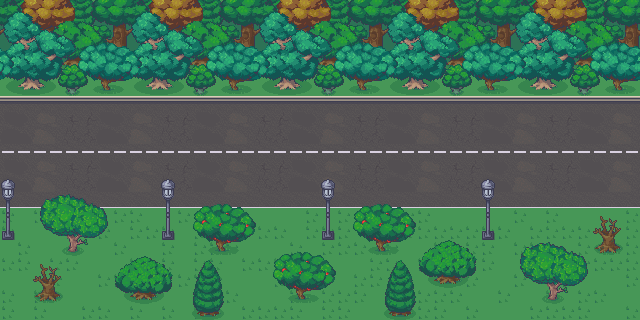

A level layout from a 2D game, rendered from its tile map. Below: a short description, then the map file with its tile-grid data intact:
An orthogonal 40x20 tile map with 16x16 px tiles, 2 tile layers (Ground, Trees), 5 tilesets.

<map version="1.10" tiledversion="1.10.1" orientation="orthogonal" renderorder="right-down" width="40" height="20" tilewidth="16" tileheight="16" infinite="0" nextlayerid="3" nextobjectid="1">
 <tileset firstgid="1" source="../Tileset/City Terrains.tsx" />
 <tileset firstgid="2145" source="../Tileset/Terrains and Fences.tsx" />
 <tileset firstgid="3361" source="../Tileset/Villas.tsx" />
 <tileset firstgid="5185" source="../Tileset/Camping.tsx" />
 <tileset firstgid="10593" source="../Tileset/City Props.tsx" />
 <layer id="1" name="Ground" width="40" height="20">
  <data encoding="csv">
2378,2386,2378,2378,2378,2378,2378,2386,2378,2386,2386,2386,2378,2378,2378,2386,2386,2378,2378,2378,2378,2378,2378,2386,2378,2386,2378,2386,2378,2378,2378,2378,2386,2378,2386,2386,2386,2386,2386,2386,
2378,2378,2378,2378,2378,2378,2386,2386,2378,2378,2386,2386,2386,2386,2386,2386,2378,2378,2386,2378,2386,2378,2378,2386,2378,2386,2386,2386,2386,2386,2378,2378,2378,2378,2378,2386,2386,2386,2386,2386,
2378,2386,2386,2378,2386,2386,2386,2378,2386,2386,2386,2378,2378,2378,2386,2378,2378,2378,2378,2378,2386,2386,2386,2386,2378,2386,2386,2386,2378,2386,2386,2378,2386,2378,2378,2378,2378,2378,2378,2378,
2378,2378,2378,2378,2386,2378,2386,2378,2386,2386,2386,2378,2378,2378,2386,2378,2386,2386,2386,2386,2378,2378,2386,2378,2378,2378,2378,2378,2386,2386,2378,2386,2386,2378,2378,2378,2378,2378,2378,2386,
2386,2386,2378,2386,2386,2386,2386,2378,2378,2378,2386,2386,2378,2378,2386,2386,2386,2378,2378,2378,2386,2386,2378,2386,2378,2378,2386,2386,2378,2386,2386,2386,2386,2386,2386,2378,2386,2386,2386,2386,
2378,2378,2378,2386,2378,2386,2386,2378,2386,2378,2378,2378,2386,2386,2386,2378,2378,2386,2386,2386,2386,2386,2386,2378,2378,2378,2386,2378,2378,2386,2378,2378,2386,2378,2386,2378,2386,2378,2378,2378,
450,450,450,450,450,450,450,450,450,450,450,450,450,450,450,450,450,450,450,450,450,450,450,450,450,450,450,450,450,450,450,450,450,450,450,450,450,450,450,450,
610,611,612,613,614,615,610,611,612,613,614,615,610,611,612,613,614,615,610,611,612,613,614,615,610,611,612,613,614,615,610,611,612,613,614,615,610,611,612,613,
642,643,644,645,646,647,642,643,644,645,646,647,642,643,644,645,646,647,642,643,644,645,646,647,642,643,644,645,646,647,642,643,644,645,646,647,642,643,644,645,
163,163,163,163,163,163,163,163,163,163,163,163,163,163,163,163,163,163,163,163,163,163,163,163,163,163,163,163,163,163,163,163,163,163,163,163,163,163,163,163,
610,611,612,613,614,615,610,611,612,613,614,615,610,611,612,613,614,615,610,611,612,613,614,615,610,611,612,613,614,615,610,611,612,613,614,615,610,611,612,613,
642,643,644,645,646,647,642,643,644,645,646,647,642,643,644,645,646,647,642,643,644,645,646,647,642,643,644,645,646,647,642,643,644,645,646,647,642,643,644,645,
581,581,581,581,581,581,581,581,581,581,581,581,581,581,581,581,581,581,581,581,581,581,581,581,581,581,581,581,581,581,581,581,581,581,581,581,581,581,581,581,
2378,2386,2378,2386,2378,2386,2386,2378,2378,2386,2386,2378,2386,2378,2386,2386,2386,2386,2386,2378,2386,2378,2386,2378,2378,2378,2378,2386,2386,2386,2386,2386,2378,2386,2378,2386,2386,2386,2386,2378,
2378,2386,2386,2386,2378,2386,2378,2386,2378,2378,2378,2386,2378,2378,2378,2386,2378,2378,2386,2378,2378,2378,2386,2386,2378,2378,2378,2378,2378,2378,2378,2378,2386,2378,2378,2378,2378,2386,2386,2378,
2386,2378,2386,2386,2386,2386,2386,2378,2386,2386,2378,2386,2378,2378,2378,2386,2386,2386,2378,2386,2378,2378,2378,2386,2378,2386,2386,2378,2386,2378,2378,2386,2378,2378,2386,2386,2378,2386,2378,2378,
2378,2378,2386,2378,2378,2386,2386,2386,2378,2386,2378,2386,2378,2378,2386,2378,2378,2378,2378,2386,2386,2386,2386,2378,2378,2386,2378,2386,2386,2386,2378,2386,2386,2386,2378,2378,2378,2378,2378,2378,
2386,2386,2386,2378,2386,2386,2378,2378,2386,2386,2386,2378,2378,2378,2386,2386,2386,2378,2386,2378,2386,2386,2378,2378,2386,2386,2386,2386,2378,2378,2386,2386,2378,2386,2386,2378,2386,2386,2386,2378,
2378,2386,2378,2386,2386,2386,2386,2386,2386,2386,2386,2386,2386,2386,2378,2386,2386,2386,2378,2386,2378,2378,2378,2386,2386,2386,2378,2378,2378,2386,2386,2378,2386,2386,2378,2386,2378,2378,2386,2386,
2378,2386,2378,2386,2386,2378,2378,2386,2378,2386,2378,2386,2378,2386,2386,2378,2378,2378,2378,2386,2378,2378,2386,2386,2386,2386,2378,2378,2386,2378,2386,2386,2386,2378,2378,2378,2378,2386,2386,2378
</data>
 </layer>
 <layer id="2" name="Trees" width="40" height="20">
  <data encoding="csv">
10060,10061,10062,10063,10064,10065,10066,10067,10060,10061,10062,10063,10064,10065,10066,10067,10060,10061,10062,10063,10064,10065,10066,10067,10060,10061,10062,10063,10064,10065,10066,10067,10060,10061,10062,10063,10064,10065,10066,10067,
10092,10093,10094,10095,10096,10097,10098,10099,10092,10093,10094,10095,10096,10097,10098,10099,10092,10093,10094,10095,10096,10097,10098,10099,10092,10093,10094,10095,10096,10097,10098,10099,10092,10093,10094,10095,10096,10097,10098,10099,
10124,10125,10126,10127,10128,10129,10130,10131,10124,10125,10126,10127,10128,10129,10130,10131,10124,10125,10126,10127,10128,10129,10130,10131,10124,10125,10126,10127,10128,10129,10130,10131,10124,10125,10126,10127,10128,10129,10130,10131,
10156,10157,10158,10159,10160,10161,10162,10163,10156,10157,10158,10159,10160,10161,10162,10163,10156,10157,10158,10159,10160,10161,10162,10163,10156,10157,10158,10159,10160,10161,10162,10163,10156,10157,10158,10159,10160,10161,10162,10163,
10188,10189,10190,10191,10192,10193,10194,10195,10188,10189,10190,10191,10192,10193,10194,10195,10188,10189,10190,10191,10192,10193,10194,10195,10188,10189,10190,10191,10192,10193,10194,10195,10188,10189,10190,10191,10192,10193,10194,10195,
10220,10221,10222,10223,10224,10225,10226,10227,10220,10221,10222,10223,10224,10225,10226,10227,10220,10221,10222,10223,10224,10225,10226,10227,10220,10221,10222,10223,10224,10225,10226,10227,10220,10221,10222,10223,10224,10225,10226,10227,
0,0,0,0,0,0,0,0,0,0,0,0,0,0,0,0,0,0,0,0,0,0,0,0,0,0,0,0,0,0,0,0,0,0,0,0,0,0,0,0,
0,0,0,0,0,0,0,0,0,0,0,0,0,0,0,0,0,0,0,0,0,0,0,0,0,0,0,0,0,0,0,0,0,0,0,0,0,0,0,0,
0,0,0,0,0,0,0,0,0,0,0,0,0,0,0,0,0,0,0,0,0,0,0,0,0,0,0,0,0,0,0,0,0,0,0,0,0,0,0,0,
0,0,0,0,0,0,0,0,0,0,0,0,0,0,0,0,0,0,0,0,0,0,0,0,0,0,0,0,0,0,0,0,0,0,0,0,0,0,0,0,
0,0,0,0,0,0,0,0,0,0,0,0,0,0,0,0,0,0,0,0,0,0,0,0,0,0,0,0,0,0,0,0,0,0,0,0,0,0,0,0,
10613,0,0,0,0,0,0,0,0,0,10613,0,0,0,0,0,0,0,0,0,10613,0,0,0,0,0,0,0,0,0,10613,0,0,0,0,0,0,0,0,0,
10645,0,4749,4750,4751,4752,4753,0,0,0,10645,0,6945,6946,6947,6948,0,0,0,0,10645,0,6945,6946,6947,6948,0,0,0,0,10645,0,0,0,0,0,0,0,0,0,
10677,0,4781,4782,4783,4784,4785,0,0,0,10677,0,6977,6978,6979,6980,0,0,0,0,10677,0,6977,6978,6979,6980,0,0,0,0,10677,0,0,0,0,0,0,7506,7507,0,
10709,0,4813,4814,4815,4816,4817,0,0,0,10709,0,7009,7010,7011,7012,0,0,0,0,10709,0,7009,7010,7011,7012,0,0,0,0,10709,0,0,0,0,0,0,7538,7539,0,
0,0,0,4846,4847,4848,4849,0,0,0,0,0,7041,7042,7043,7044,0,6945,6946,6947,6948,0,7041,7042,7043,7044,7049,7050,7051,7052,0,0,4749,4750,4751,4752,4753,7570,7571,0,
0,0,7506,7507,0,0,0,7049,7050,7051,7052,0,7125,7126,0,0,0,6977,6978,6979,6980,0,0,0,7125,7126,7081,7082,7083,7084,0,0,4781,4782,4783,4784,4785,0,0,0,
0,0,7538,7539,0,0,0,7081,7082,7083,7084,0,7157,7158,0,0,0,7009,7010,7011,7012,0,0,0,7157,7158,7113,7114,7115,7116,0,0,4813,4814,4815,4816,4817,0,0,0,
0,0,7570,7571,0,0,0,7113,7114,7115,7116,0,7189,7190,0,0,0,7041,7042,7043,7044,0,0,0,7189,7190,0,0,0,0,0,0,0,4846,4847,4848,4849,0,0,0,
0,0,0,0,0,0,0,0,0,0,0,0,7221,7222,0,0,0,0,0,0,0,0,0,0,7221,7222,0,0,0,0,0,0,0,0,0,0,0,0,0,0
</data>
 </layer>
</map>
